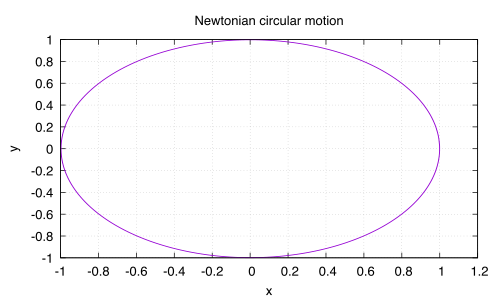

gnuplot code for this plot:
set terminal pdfcairo enhanced font "Helvetica,14"
set output "star1.pdf"

set title "Newtonian circular motion"
set xlabel "x"
set ylabel "y"
set grid

plot "star1.dat" using (1/$2)*cos($1):(1/$2)*sin($1) with lines notitle 
